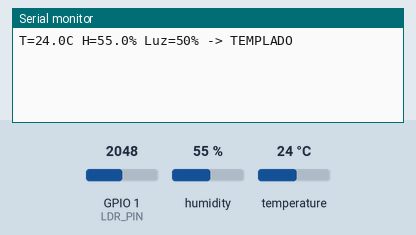
This sketch was run on a simulated ESP32-S3. On the bench: the last lines printed to the serial monitor. Inputs (shaded band) come from the test bench; at power-on: GPIO 1 (LDR_PIN) = 2048, temperature 24 °C, humidity 55 %. WiFi joins after 1.5 s; servers stay silent unless stated; no MQTT or app messages arrive unless stated.

Above: at 2.7 s.
2.8 s: GPIO 1 (LDR_PIN) set to 2794
14.1 s: GPIO 1 (LDR_PIN) set to 2895
At 17.4 s:
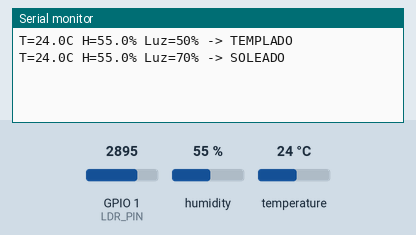
25.4 s: temperature set to 28 °C
At 32.2 s:
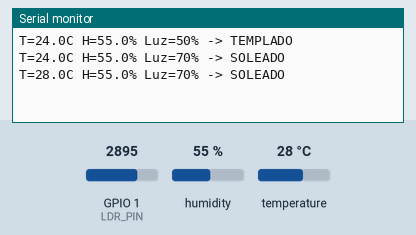
36.7 s: temperature set to 31 °C
At 48.1 s:
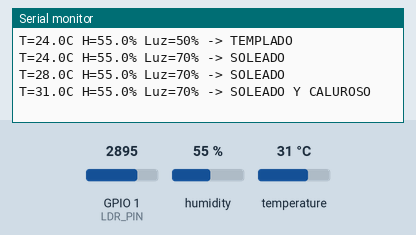

The sketch:

03_Clima_DHT_LDR.ino
```cpp
// Ejercicio 3: Estación de clima (DHT + LDR) publicada por MQTT en Adafruit IO  |  Placa: ESP32-S3 N16R8
// Feeds a crear: temperatura, humedad, luz, clima
// Librerías: "DHT sensor library" (Adafruit) y PubSubClient
#include <WiFi.h>
#include <PubSubClient.h>
#include <DHT.h>

const char* WIFI_SSID = "TU_WIFI";
const char* WIFI_PASS = "TU_CLAVE";
const char* AIO_USER  = "TU_USUARIO_AIO";
const char* AIO_KEY   = "TU_AIO_KEY";

#define DHT_PIN  4
#define DHT_TIPO DHT11            // cambia a DHT22 si tu sensor es azul/blanco de 4 pines
#define LDR_PIN  1          // GPIO1 = ADC1 (funciona con WiFi)
// Circuito LDR: 3.3V -> LDR -> pin ADC -> resistencia 10k -> GND (más luz = valor más alto)

DHT dht(DHT_PIN, DHT_TIPO);
WiFiClient wifi;
PubSubClient mqtt(wifi);

void publicar(const char* feed, String valor) {
  String topic = String(AIO_USER) + "/feeds/" + feed;
  mqtt.publish(topic.c_str(), valor.c_str());
}

void conectarMQTT() {
  while (!mqtt.connected()) {
    if (!mqtt.connect("esp32-clima", AIO_USER, AIO_KEY)) delay(2000);
  }
}

void setup() {
  Serial.begin(115200);
  dht.begin();
  WiFi.begin(WIFI_SSID, WIFI_PASS);
  while (WiFi.status() != WL_CONNECTED) delay(500);
  mqtt.setServer("io.adafruit.com", 1883);
}

void loop() {
  if (!mqtt.connected()) conectarMQTT();
  mqtt.loop();

  float t = dht.readTemperature();
  float h = dht.readHumidity();
  if (isnan(t) || isnan(h)) { delay(2000); return; }       // lectura fallida
  int luz = map(analogRead(LDR_PIN), 0, 4095, 0, 100);     // ADC 12 bits -> % de luz

  // Lógica del clima (ajusta los umbrales según tu entorno)
  String clima;
  if (h >= 80 && luz < 40)       clima = "LLUVIA PROBABLE";
  else if (luz < 40 && h >= 60)  clima = "NUBLADO";
  else if (luz >= 70 && t >= 30) clima = "SOLEADO Y CALUROSO";
  else if (luz >= 70)            clima = "SOLEADO";
  else                           clima = "TEMPLADO";

  publicar("temperatura", String(t, 1));
  publicar("humedad", String(h, 1));
  publicar("luz", String(luz));
  publicar("clima", clima);
  Serial.printf("T=%.1fC H=%.1f%% Luz=%d%% -> %s\n", t, h, luz, clima.c_str());
  delay(15000);                                            // 4 feeds cada 15 s = 16 msg/min
}
```

Measured:
- the behaviour switches between 2866 and 2867 on GPIO 1 (LDR_PIN) (found by bisection; images 0 and 1)
- the behaviour switches between 29 and 30 °C on temperature (found by bisection; images 2 and 3)
- after the input at 14.1 s, the serial monitor: prints a new line after 2.5 s (image 1)
- after the input at 25.4 s, the serial monitor: prints a new line after 6.2 s (image 2)
- after the input at 36.7 s, the serial monitor: prints a new line after 10.0 s (image 3)
